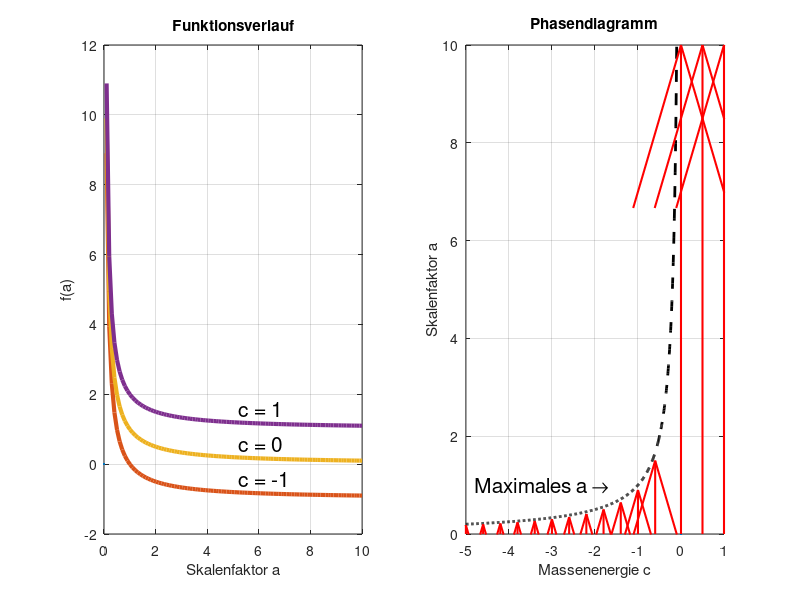

The MATLAB script that drew this image:
a = linspace(0, 10, 100);
c = linspace(-5,0,1000);
f = figure;
hold off;
subplot(1,2,1);
plot(0,0);
hold on;
grid on;
subplot(1,2,2);
plot(0,0);
grid on;
hold on;

subplot(1,2,1);
%Format axis
title('Funktionsverlauf');
xlabel('Skalenfaktor a');
ylabel('f(a)');
for i = -1:1:1
    plot(a, 1./a + i, 'LineWidth', 3);
    text(5,1/5 + i + 0.4, num2str(i, '\b c = %d'), 'Fontsize', 15);
end

subplot(1,2,2);
title('Phasendiagramm');
xlabel('Massenenergie c');
ylabel('Skalenfaktor a');
axis([c(1), 1,0, 10]);
text(-4.8, 1, 'Maximales a \rightarrow',  'Fontsize', 15)
plot(c, -1./c, 'color', 'k', 'LineWidth', 2, 'LineStyle', '--');
for i = -5:0.4:-0.4
    quiver(i,0,0,-1/i, 'color' , 'r', 'LineWidth', 1.5, 'MaxHeadSize', 10);
end

for i = 0:0.5:1
    quiver(i,0,0,10,1, 'color' , 'r', 'LineWidth', 1.5);
end

print(f, '-dpdf','phasendiagramm.pdf');


